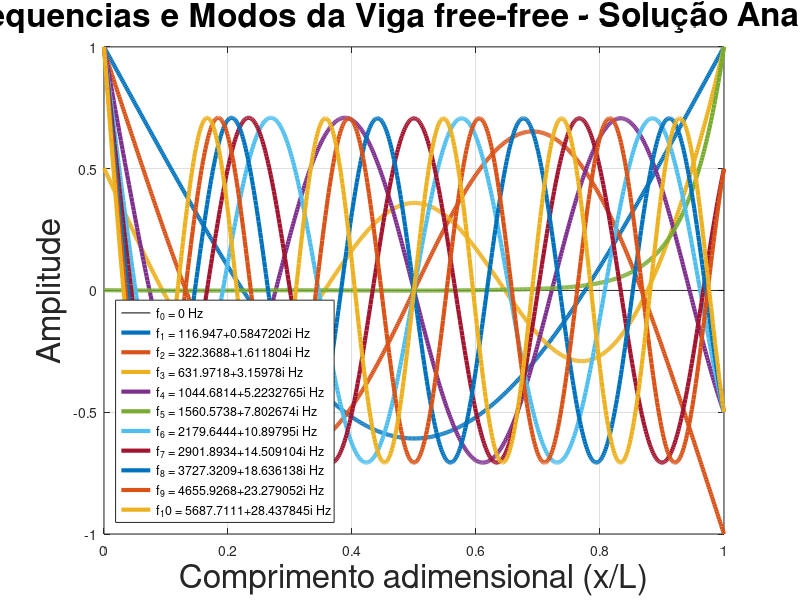
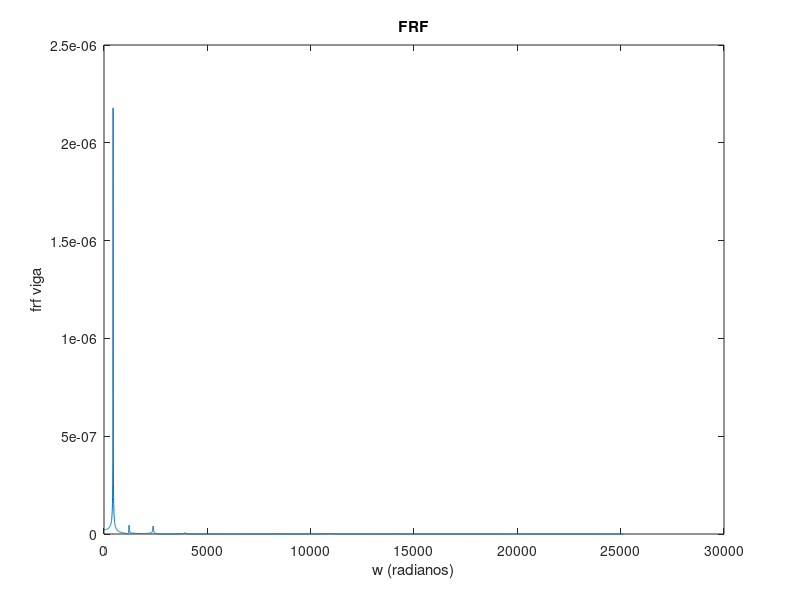

Recreate these plots in MATLAB, in order.
%  Solução Analitica da Viga Livre-Livre
clear all; close all; clc

%% Definição dos parâmetros variáveis

numero_na_fila_medicao = 5;

min_frequency = 0; % Hz
max_frequency = 4000; % Hz


%    Dados Viga experimental de Proc. Sinais
eta = 0.01;
E0=210e9; % modulo de elasticidade [Pa]
E=E0*(1+1i*eta); % modulo de elasticidade complexo
rho=7800; % densidade [kg/m3]


b=13e-3;  % base da seção transversal [m]
h=13e-3;  % altura da seção transversal [m]
L=770e-3;   % comprimento da viga [m]

nmod = 10; % numero de modos

xi = 0.001; % + (0.01 - 0.001) * rand(1, nmod); % coeficiente de amortecimento
%% Definição dos parâmetros constantes
lambda_first_5_positions = [...
    4.73004074;
    7.85320462;
    10.9956078;
    14.1371655;
    17.2787597;
];

% Constantes de normalização sigma_n
sigma_first_5_positions = [...
    0.9825;   % modo 1 (cosh + cos)
    1.0008;
    0.9999;
    1.0000;
    0.9999;
];

size_lambda_sigma_initial_vector = length(lambda_first_5_positions);

lambda = zeros(1,nmod);
sigma = zeros(1,nmod);

lambda(1:size_lambda_sigma_initial_vector) = lambda_first_5_positions;
sigma(1:size_lambda_sigma_initial_vector) = sigma_first_5_positions;

if(nmod > size_lambda_sigma_initial_vector)
    for k=size_lambda_sigma_initial_vector + 1:nmod
        lambda(k) = pi*(2*k+1)/2;
        sigma(k) = 1;
    end
end






%% Cálculo das variáveis

m=rho*b*h;   %  massa por unidade de comprimento [kg/m]
I=b*h^3/12;    % momentode inércia
dx=0.001; % discretização do espaço                                                       
x= 0:dx:L; % vetor do espaço discretizado
d=x/L ; % vetor de espaço admensional
phi=[];

distancia_saida = 20e-3;
distancia_excitacao = numero_na_fila_medicao*(70e-3) + distancia_saida;
pos_vetor_excitacao = ceil(distancia_excitacao/dx);
pos_vetor_saida = ceil(distancia_saida/dx);
%% Cálculo da forma dos modos

wn = zeros(1,nmod);
f = zeros(1,nmod);
for i=1:nmod
    f(i)=((lambda(i)^2/(2*pi*L^2))*sqrt(E*I/m));   % frequencia natural
    wn(i) = lambda(i)^2 * sqrt(E*I/m); % Frequência natural angular
    %lambda(i)
    for j=1:length(d)
         phi(j,i)=cosh(lambda(i)*d(j)) + cos(lambda(i)*d(j))...
        -sigma(i)*(sinh(lambda(i)*d(j))+sin(lambda(i)*d(j))); % forma do modo
       %phi(j,i)=cosh(lambda(i)*d(j))-cos(lambda(i)*d(j))...
       %-sigma(i)*(sinh(lambda(i)*d(j))-sin(lambda(i)*d(j))); % forma do modo
    end
    phin(:,i)=phi(:,i)/max(abs(phi(:,i)));  % normalização unitária
end
phi0=zeros(size(phi(:,1)));  % vetor do modo zero


disp('Frequencias Naturais')
f;
disp('Forma dos modos')
phi;
figure
plot(d,phi0,'k',d,phin,'LineWidth',3.0)
title('Frequencias e Modos da Viga free-free - Solução Analitica', 'FontSize', 24)
xlabel('Comprimento adimensional (x/L)', 'FontSize', 24)
ylabel('Amplitude', 'FontSize', 24)
% lgd=legend({['f_0 = 0 Hz'],['f_1=' num2str(f(1)) 'Hz'],['f_2=' num2str(f(2)) 'Hz'],...
%     ['f_3=' num2str(f(3)) 'Hz'],['f_4=' num2str(f(4)) 'Hz'],['f_5=' num2str(f(5)) 'Hz'],...
%     ['f_6=' num2str(f(6)) 'Hz'],['f_7=' num2str(f(7)) 'Hz']},'Location','southwest');
labels = cell(1, nmod+1);  % +1 porque a primeira frequência é 0 Hz

labels{1} = 'f_0 = 0 Hz';
for k = 1:nmod
    labels{k+1} = ['f_' num2str(k) ' = ' num2str(f(k)) ' Hz'];
end

lgd = legend(labels,'Location','southwest');
%lgd.FontSize=16;
grid

%% Cálculo da massa modal

m_modal = zeros(1,nmod);
size_x = length(x);
for i=1:nmod
    for j=1:size_x
        m_modal(i) = m_modal(i) + phi(j,i)^2*d(j);
    end
     m_modal(i) = m_modal(i)*m;
end




%% Cálculo da FRF
size_frf = max_frequency - min_frequency + 1;
frf_viga = zeros(1,size_frf);


frequency_hertz_vector = min_frequency:max_frequency;
w= 2*pi*frequency_hertz_vector;  % vetor de frequencias em radianos

for p=1:size_frf
    for j=1:nmod
        numerador = phi(pos_vetor_saida,j)*phi(pos_vetor_excitacao,j);
        denominador = m_modal(j)*(wn(j)^2 - w(p)^2 + i*2*w(p)*wn(j)*xi);
        frf_viga(p) = frf_viga(p) + numerador/denominador;
    end
end

figure;
max = floor(length(w)/2);
plot(w,abs(frf_viga));
xlabel("w (radianos)");
ylabel("frf viga");
title("FRF");
